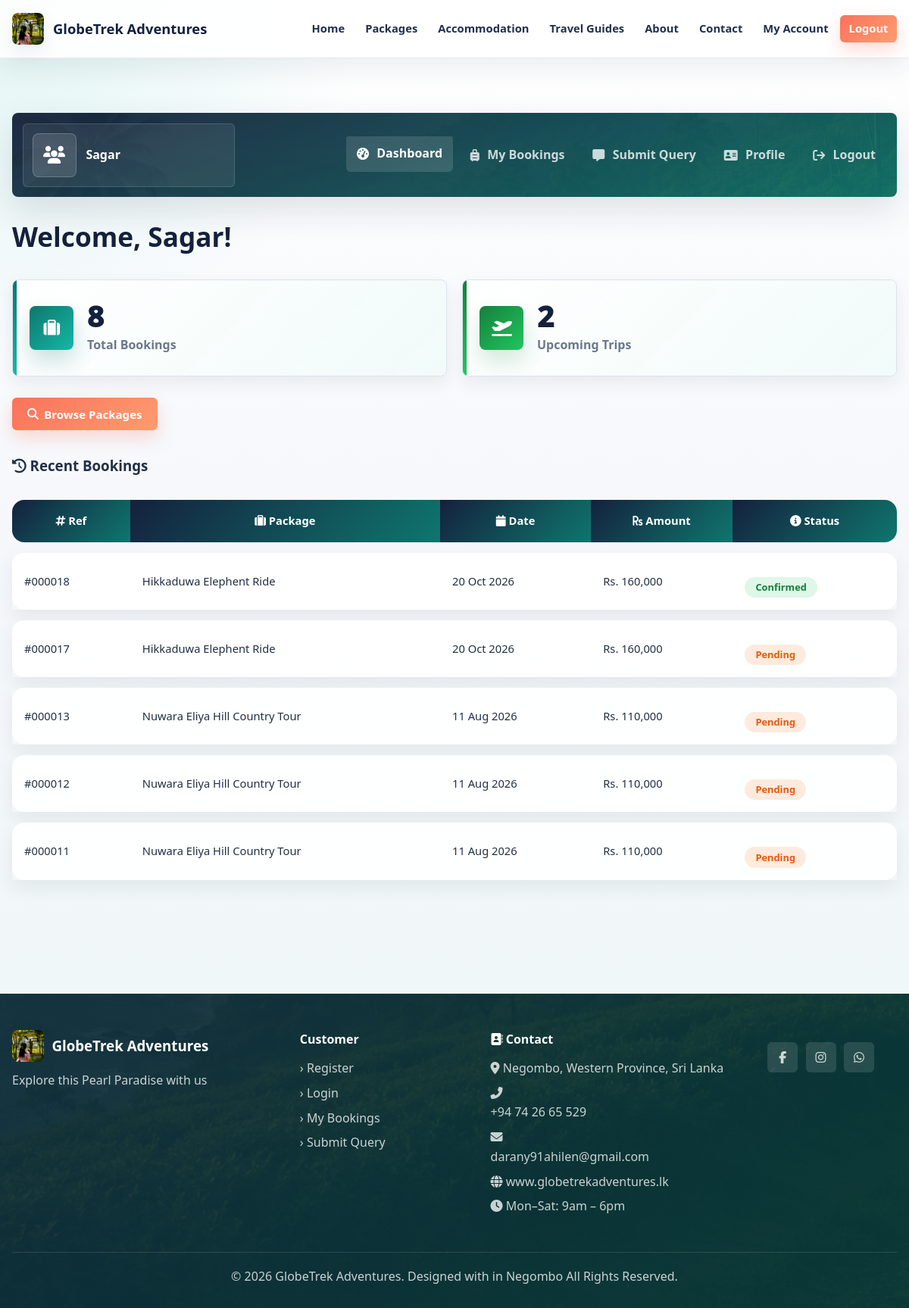
Screenshot of /index.php?url=customer/dashboard (signed in) with the database file from the repository.
### tables this page shows
CREATE TABLE `bookings` (
  `id` int(11) NOT NULL,
  `user_id` int(11) NOT NULL,
  `package_id` int(11) NOT NULL,
  `travel_date` date NOT NULL,
  `num_persons` int(11) NOT NULL,
  `total_price` decimal(10,0) NOT NULL,
  `special_requests` text DEFAULT NULL,
  `status` enum('pending','confirmed','completed','cancelled') DEFAULT 'pending',
  `payment_status` enum('unpaid','paid','refunded') DEFAULT 'unpaid',
  `created_at` datetime DEFAULT current_timestamp()
);

CREATE TABLE `packages` (
  `id` int(11) NOT NULL,
  `title` varchar(200) NOT NULL,
  `destination` varchar(100) DEFAULT NULL,
  `destination_id` int(11) DEFAULT 100,
  `description` text DEFAULT NULL,
  `duration_days` int(11) DEFAULT NULL,
  `price` decimal(10,0) NOT NULL,
  `max_persons` int(11) DEFAULT 10,
  `image` varchar(255) DEFAULT 'default.jpg',
  `includes` text DEFAULT NULL,
  `itinerary` text DEFAULT NULL,
  `featured` tinyint(4) DEFAULT 0,
  `status` enum('active','inactive') DEFAULT 'active',
  `created_at` datetime DEFAULT current_timestamp()
);

### controllers/CustomerController.php (called while the page is built, shortened)
<?php
class CustomerController {
    private $db;
    public function __construct() {
        $database = new Database();
        $this->db = $database->getConnection();
    }
    public function dashboard() {
        $bookingModel = new Booking($this->db);
        $bookings     = $bookingModel->getByUserId($_SESSION['user_id']);
        $total        = count($bookings);
        $upcoming     = array_filter($bookings, fn($b) => $b['status'] === 'confirmed');
        require_once BASE_PATH . '/views/customer/dashboard.php';
    }
}
?>

### config/database.php (called while the page is built, shortened)
<?php
class Database {
    private $host = 'localhost';
    private $dbname = 'globetrek_adv';
    private $username = 'root';
    private $password = '';
    public function getConnection() {
        $this->conn = null;
        try {
            $this->conn = new PDO(
                "mysql:host={$this->host};dbname={$this->dbname};charset=utf8",
                $this->username,
                $this->password
            );
            $this->conn->setAttribute(PDO::ATTR_ERRMODE, PDO::ERRMODE_EXCEPTION);
            $this->conn->setAttribute(PDO::ATTR_DEFAULT_FETCH_MODE, PDO::FETCH_ASSOC);
        } catch(PDOException $e) {
            error_log("Connection Error: " . $e->getMessage());
            die(json_encode(['error' => 'Database connection failed']));
        }
        return $this->conn;
    }
}
?>

### models/Booking.php (called while the page is built, shortened)
<?php
class Booking {
    private $conn;
    private $table = 'bookings';
    public function __construct($db) {
        $this->conn = $db;
    }
    public function getByUserId($user_id) {
    $sql  = "SELECT b.*,
                    p.title as package_title,
                    p.image,
                    p.destination,
                    p.duration_days,
                    at.hotel_name,
                    at.hotel_contact,
                    at.hotel_status,
                    at.transport_type,
                    at.transport_contact,
                    at.transport_status
             FROM {$this->table} b
             JOIN packages p ON b.package_id = p.id
             LEFT JOIN accommodation_transport at
                    ON b.id = at.booking_id
             WHERE b.user_id = :user_id
             ORDER BY b.created_at DESC";
    $stmt = $this->conn->prepare($sql);
    $stmt->bindParam(':user_id', $user_id);
    $stmt->execute();
    return $stmt->fetchAll();
}
}
?>

### views/customer/dashboard.php (the view, shortened to what this page needs)
<?php require_once BASE_PATH . '/views/layouts/header.php'; ?>
<section class="section">
    <div class="container">
        <div class="dashboard-layout customer-account-layout">
            <aside class="dashboard-sidebar customer-account-nav">
                <div class="user-info">
                    <div class="dash-avatar">
                        <i class="fa-solid fa-users"></i>
                    </div>
                    <p><?= htmlspecialchars($_SESSION['user_name']) ?></p>
                </div>
                <nav class="dash-nav">
                    <a href="http://localhost/globetrek/index.php?url=customer/dashboard"
                       class="active">
                        <i class="fas fa-gauge-high"></i>
                        Dashboard
                    </a>
                    <a href="http://localhost/globetrek/index.php?url=customer/mybookings">
                        <i class="fas fa-suitcase-rolling"></i>
                        My Bookings
                    </a>
                    <a href="http://localhost/globetrek/index.php?url=customer/query">
                        <i class="fas fa-message"></i>
                        Submit Query
                    </a>
                    <a href="http://localhost/globetrek/index.php?url=customer/profile">
                        <i class="fas fa-address-card"></i>
                        Profile
                    </a>
                    <a href="http://localhost/globetrek/index.php?url=auth/logout">
                        <i class="fas fa-arrow-right-from-bracket"></i>
                        Logout
                    </a>
                </nav>
            </aside>
            <div class="dashboard-main">
                <h2>
                    Welcome, <?= htmlspecialchars($_SESSION['user_name']) ?>!
                </h2>
                <div class="stats-grid customer-stats-grid">
                    <div class="stat-card customer-stat-card">
                        <i class="fas fa-suitcase stat-fa-icon"></i>
                        <div>
                            <span class="stat-num"><?= $total ?></span>
                            <span class="stat-label">Total Bookings</span>
                        </div>
                    </div>
                    <div class="stat-card stat-success customer-stat-card">
                        <i class="fas fa-plane-departure stat-fa-icon"></i>
                        <div>
                            <span class="stat-num"><?= count($upcoming) ?></span>
                            <span class="stat-label">Upcoming Trips</span>
                        </div>
                    </div>
                </div>
                <div class="quick-actions customer-quick-actions">
                    <a href="http://localhost/globetrek/index.php?url=package/index"
                       class="btn-primary">
                        <i class="fas fa-search"></i>
                        Browse Packages
                    </a>
                </div>
                <h3 style="margin-bottom:1rem;">
                    <i class="fas fa-history" style="color:var(--blue);"></i>
                    Recent Bookings
                </h3>
                <?php if (!empty($bookings)): ?>
                <table class="data-table">
                    <thead>
                        <tr>
                            <th><i class="fas fa-hashtag"></i> Ref</th>
                            <th><i class="fas fa-suitcase"></i> Package</th>
                            <th><i class="fas fa-calendar"></i> Date</th>
                            <th><i class="fas fa-rupee"></i> Amount</th>
                            <th><i class="fas fa-info-circle"></i> Status</th>
                        </tr>
                    </thead>
                    <tbody>
                        <?php foreach (array_slice($bookings, 0, 5) as $b): ?>
                        <tr>
                            <td>#<?= str_pad($b['id'], 6, '0', STR_PAD_LEFT) ?></td>
                            <td><?= htmlspecialchars($b['package_title']) ?></td>
                            <td><?= date('d M Y', strtotime($b['travel_date'])) ?></td>
                            <td><?= formatLKR($b['total_price']) ?></td>
                            <td>
                                <span class="status-badge status-<?= $b['status'] ?>">
                                    <?= ucfirst($b['status']) ?>
                                </span>
                            </td>
                        </tr>
                        <?php endforeach; ?>
                    </tbody>
                </table>
                <?php endif; ?>
            </div>
        </div>
    </div>
</section>
<?php require_once BASE_PATH . '/views/layouts/footer.php'; ?>

### rows the page displays
bookings: id "000018", package.title "Hikkaduwa Elephent Ride", travel_date "20 Oct 2026", total_price "Rs. 160,000", status "Confirmed"
bookings: id "000017", package.title "Hikkaduwa Elephent Ride", travel_date "20 Oct 2026", total_price "Rs. 160,000", status "Pending"
bookings: id "000013", package.title "Nuwara Eliya Hill Country Tour", travel_date "11 Aug 2026", total_price "Rs. 110,000", status "Pending"
bookings: id "000012", package.title "Nuwara Eliya Hill Country Tour", travel_date "11 Aug 2026", total_price "Rs. 110,000", status "Pending"
bookings: id "000011", package.title "Nuwara Eliya Hill Country Tour", travel_date "11 Aug 2026", total_price "Rs. 110,000", status "Pending"

### other values shown
$_SESSION['user_name'] "Sagar"
$total "8"
count($upcoming) "2"
